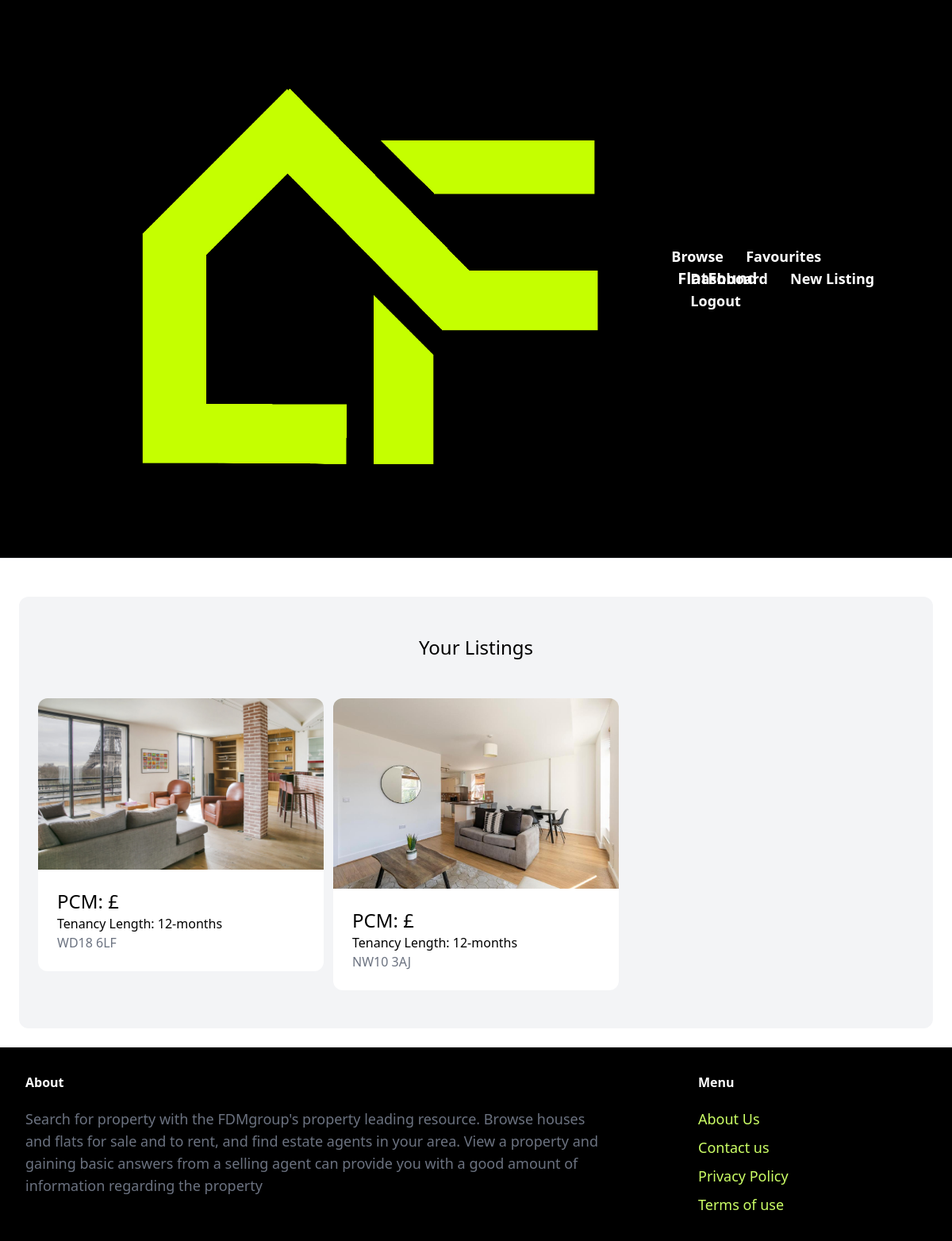
The page /dashboard (signed in) on the database its author committed.
### property/models.py (models this page shows, shortened)
class Property(models.Model):
    country = models.ForeignKey(Countries, related_name='countries', on_delete=models.CASCADE)
    city = models.TextField(blank=True, null=True)
    category = models.ForeignKey(Category, related_name='properties', on_delete=models.CASCADE)
    price_PCM = models.IntegerField()
    PPW = models.FloatField()
    address = models.TextField(blank=True, null=True)
    postcode = models.TextField(blank=True, null=True)
    pet_friendly = models.BooleanField(blank=True, null=True)
    number_of_beds = models.IntegerField(blank=True, null=True)
    number_of_bathrooms = models.IntegerField(blank=True, null=True)
    description = models.TextField(blank=True, null=True)
    image1 = models.ImageField(upload_to='prop_images', blank=True, null=True)
    image2 = models.ImageField(upload_to='prop_images', blank=True, null=True)
    image3 = models.ImageField(upload_to='prop_images', blank=True, null=True)
    image4 = models.ImageField(upload_to='prop_images', blank=True, null=True)
    favourites = models.ManyToManyField(User, related_name='favourite', default=None, blank=True)
    created_by = models.ForeignKey(
        User, related_name='properties', on_delete=models.CASCADE)
    created_at = models.DateField(auto_now_add=True)

class Category(models.Model):
    name = models.CharField(max_length=255)
    class Meta:
        verbose_name_plural = 'Categories'
    def __str__(self):
        return self.name  # Shows the name of property on admin page

### dashboard/views.py (the view)
# urls.py: path('', views.index, name='index'),
@login_required
def index(request):
    properties = Property.objects.filter(created_by=request.user)
    return render(request, 'dashboard/index.html', {
        'properties': properties
    })

### dashboard/templates/dashboard/index.html (shortened to what this page needs)
{% extends 'core/base.html' %}
{% block content %}
<div class="mt-6 px-6 py-12 bg-gray-100 rounded-xl">
    <h2 class="mb-12 text-2xl text-center">Your Listings</h2>
    <div class="grid grid-cols-3 gap-3">
        {% for property in properties %}
        <div>
            <a href="{% url 'property:detail' property.id %}">
                <div class="">
                    <img src="{{ property.image1.url }}" alt="" class="rounded-t-xl">
                </div>
                <div class="p-6 bg-white rounded-b-xl">
                    <h2 class="text-2xl">PCM: £{{property.price_pcm}}</h2>
                    <h2 class="text-1xl">Tenancy Length: {{property.category}} </h2>
                    <p class="text-gray-500">{{property.postcode}}</p>
                </div>
            </a>
        </div>
        {% endfor %}
    </div>
</div>
{% endblock %}

### core/templates/core/base.html (style rules this page uses)
html, body { height: 100%; margin: 0; padding: 0; display: flex; flex-direction: column; }
body { flex: 1; }

### rows shown on the page
Property: image1 (picture), category "12-months", postcode "WD18 6LF"
Property: image1 (picture), category "12-months", postcode "NW10 3AJ"
